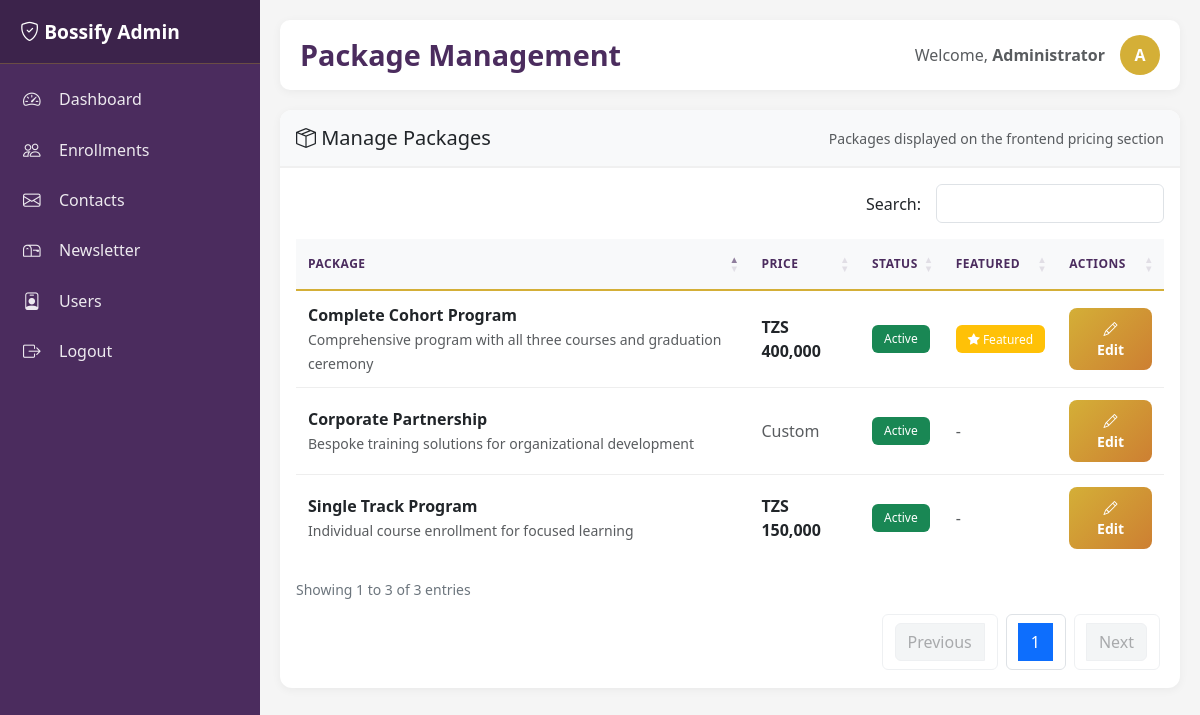
Screenshot of /admin/packages.php (signed in) with the database file from the repository.
### tables this page shows
CREATE TABLE IF NOT EXISTS packages (
    id INT AUTO_INCREMENT PRIMARY KEY,
    package_key VARCHAR(50) NOT NULL UNIQUE,
    title VARCHAR(255) NOT NULL,
    price DECIMAL(10, 2) NOT NULL,
    currency VARCHAR(10) DEFAULT 'TZS',
    description TEXT,
    features TEXT,  
    is_featured BOOLEAN DEFAULT FALSE,
    is_active BOOLEAN DEFAULT TRUE,
    display_order INT DEFAULT 0,
    button_text VARCHAR(100) DEFAULT 'Enroll Now',
    created_at TIMESTAMP DEFAULT CURRENT_TIMESTAMP,
    updated_at TIMESTAMP DEFAULT CURRENT_TIMESTAMP ON UPDATE CURRENT_TIMESTAMP,
    INDEX idx_package_key (package_key),
    INDEX idx_is_active (is_active),
    INDEX idx_display_order (display_order)
);

### admin/packages.php (the view, shortened to what this page needs)
<?php
$page_title = 'Package Management';
$db = getDB();
try {
    $stmt = $db->query("SELECT * FROM packages ORDER BY display_order ASC");
    $packages = $stmt->fetchAll();
    $packages = array_map(function($p) {
        $p['features'] = json_decode($p['features'], true) ?: [];
        return $p;
    }, $packages);
} catch (PDOException $e) {
    if ($e->getCode() == '42S02') {
        $packages = [];
        $message = '<div class="alert alert-warning"><strong>Database Setup Required:</strong> The packages table does not exist. <a href="setup_tables.php" class="btn btn-sm btn-primary">Run Setup Script</a> or <a href="../config/content_management.sql" download>Download SQL File</a> to create it manually.</div>';
    } else {
        throw $e;
    }
}
include 'includes/header.php';
?>
<div class="row">
    <div class="col-12">
        <div class="data-table">
            <div class="p-3 border-bottom d-flex justify-content-between align-items-center">
                <h5 class="mb-0"><i class="bi bi-box-seam"></i> Manage Packages</h5>
                <span class="text-muted small">Packages displayed on the frontend pricing section</span>
            </div>
            <div class="table-responsive">
                <table class="table mb-0 dataTable" id="packagesTable">
                    <thead>
                        <tr>
                            <th>Package</th>
                            <th>Price</th>
                            <th>Status</th>
                            <th>Featured</th>
                            <th>Actions</th>
                        </tr>
                    </thead>
                    <tbody>
                        <?php foreach ($packages as $pkg): ?>
                        <tr>
                            <td>
                                <strong><?php echo htmlspecialchars($pkg['title']); ?></strong><br>
                                <small class="text-muted"><?php echo htmlspecialchars($pkg['description']); ?></small>
                            </td>
                            <td>
                                <?php if ($pkg['price'] > 0): ?>
                                    <strong><?php echo $pkg['currency']; ?> <?php echo number_format($pkg['price']); ?></strong>
                                <?php else: ?>
                                    <span class="text-muted">Custom</span>
                                <?php endif; ?>
                            </td>
                            <td>
                                <span class="badge bg-<?php echo $pkg['is_active'] ? 'success' : 'secondary'; ?>">
                                    <?php echo $pkg['is_active'] ? 'Active' : 'Inactive'; ?>
                                </span>
                            </td>
                            <td>
                                <?php if ($pkg['is_featured']): ?>
                                    <span class="badge bg-warning"><i class="bi bi-star-fill"></i> Featured</span>
                                <?php else: ?>
                                    <span class="text-muted">-</span>
                                <?php endif; ?>
                            </td>
                            <td>
                                <button class="btn btn-sm btn-primary" data-bs-toggle="modal" data-bs-target="#editModal<?php echo $pkg['id']; ?>">
                                    <i class="bi bi-pencil"></i> Edit
                                </button>
                            </td>
                        </tr>
                        <?php endforeach; ?>
                    </tbody>
                </table>
            </div>
        </div>
    </div>
</div>
<?php include 'includes/footer.php'; ?>

### admin/includes/header.php (shortened to what this page needs)
<!DOCTYPE html>
<html lang="en">
<head>
    <link href="https://cdn.jsdelivr.net/npm/bootstrap@5.3.0/dist/css/bootstrap.min.css" rel="stylesheet">
    <link href="https://cdn.jsdelivr.net/npm/bootstrap-icons@1.10.0/font/bootstrap-icons.css" rel="stylesheet">
    <link href="https://cdn.datatables.net/1.13.7/css/dataTables.bootstrap5.min.css" rel="stylesheet">
    <link href="https://cdn.datatables.net/buttons/2.4.2/css/buttons.bootstrap5.min.css" rel="stylesheet">
</head>
<body>
    <div class="sidebar" id="sidebar">
        <div class="sidebar-header">
            <h4><i class="bi bi-shield-check"></i> Bossify Admin</h4>
        </div>
        <nav class="sidebar-nav">
            <a href="dashboard.php" class="<?php echo basename($_SERVER['PHP_SELF']) == 'dashboard.php' ? 'active' : ''; ?>">
                <i class="bi bi-speedometer2"></i> Dashboard
            </a>
            <a href="enrollments.php" class="<?php echo basename($_SERVER['PHP_SELF']) == 'enrollments.php' ? 'active' : ''; ?>">
                <i class="bi bi-people"></i> Enrollments
            </a>
            <a href="contacts.php" class="<?php echo basename($_SERVER['PHP_SELF']) == 'contacts.php' ? 'active' : ''; ?>">
                <i class="bi bi-envelope"></i> Contacts
            </a>
            <a href="newsletter.php" class="<?php echo basename($_SERVER['PHP_SELF']) == 'newsletter.php' ? 'active' : ''; ?>">
                <i class="bi bi-mailbox"></i> Newsletter
            </a>
            <a href="users.php" class="<?php echo basename($_SERVER['PHP_SELF']) == 'users.php' ? 'active' : ''; ?>">
                <i class="bi bi-person-badge"></i> Users
            </a>
            <a href="logout.php">
                <i class="bi bi-box-arrow-right"></i> Logout
            </a>
        </nav>
    </div>
    <div class="main-content">
        <div class="top-bar">
            <h1 class="page-title"><?php echo isset($page_title) ? $page_title : 'Dashboard'; ?></h1>
            <div class="user-info">
                <span class="text-muted">Welcome, <strong><?php echo htmlspecialchars($_SESSION['admin_name'] ?? $_SESSION['admin_username']); ?></strong></span>
                <div class="user-avatar">
                    <?php echo strtoupper(substr($_SESSION['admin_name'] ?? $_SESSION['admin_username'], 0, 1)); ?>
                </div>
            </div>
        </div>

### admin/includes/footer.php (shortened to what this page needs)
    </div>
</body>
</html>

### admin/includes/header.php (style rules this page uses)
:root { --primary-color: #4B2C5E; --accent-color: #D4AF37; --sidebar-width: 260px; }
body { font-family: 'Segoe UI', Tahoma, Geneva, Verdana, sans-serif; background: #f5f5f5; }
.sidebar { position: fixed; top: 0; left: 0; height: 100vh; width: var(--sidebar-width); background: var(--primary-color); color: white; padding: 0; z-index: 1000; overflow-y: auto; transition: transform 0.3s ease; }
.sidebar-header { padding: 20px; background: rgba(0,0,0,0.2); border-bottom: 1px solid rgba(212, 175, 55, 0.3); }
.sidebar-header h4 { margin: 0; font-size: 1.2rem; font-weight: 600; }
.sidebar-nav { padding: 10px 0; }
.sidebar-nav a { color: rgba(255,255,255,0.9); text-decoration: none; padding: 12px 20px; display: flex; align-items: center; transition: all 0.3s; border-left: 3px solid transparent; }
.sidebar-nav a i { width: 24px; margin-right: 12px; font-size: 1.1rem; }
.main-content { margin-left: var(--sidebar-width); padding: 20px; min-height: 100vh; }
.top-bar { background: white; padding: 15px 20px; border-radius: 10px; margin-bottom: 20px; box-shadow: 0 2px 10px rgba(0,0,0,0.05); display: flex; justify-content: space-between; align-items: center; }
.page-title { margin: 0; font-size: 1.8rem; font-weight: 600; color: var(--primary-color); }
.user-info { display: flex; align-items: center; gap: 15px; }
.user-avatar { width: 40px; height: 40px; border-radius: 50%; background: var(--accent-color); display: flex; align-items: center; justify-content: center; color: white; font-weight: bold; }
.data-table { background: white; border-radius: 12px; overflow: hidden; box-shadow: 0 2px 10px rgba(0,0,0,0.05); margin-bottom: 1.5rem; }
.data-table .border-bottom { border-bottom: 2px solid #f0f0f0 !important; }
.btn { border-radius: 0.5rem; font-weight: 500; transition: all 0.2s ease; }
.badge { padding: 0.5rem 0.75rem; font-weight: 500; border-radius: 0.375rem; }
.table { margin-bottom: 0; }
.data-table .p-3 { background: #f8f9fa; }
.table thead { background: #f8f9fa; color: var(--primary-color); }
.table thead th { border: none; padding: 15px; font-weight: 600; text-transform: uppercase; font-size: 0.75rem; letter-spacing: 0.5px; border-bottom: 2px solid var(--accent-color); }
.table tbody td { padding: 15px; vertical-align: middle; border-bottom: 1px solid #eee; }
.table tbody tr:last-child td { border-bottom: none; }
.table tbody tr { transition: background-color 0.2s ease; }
.btn-primary { background: linear-gradient(135deg, var(--accent-color) 0%, #CD7F32 100%); border: none; padding: 10px 20px; border-radius: 8px; font-weight: 600; }
.dataTable thead th { background-color: #f8f9fa !important; font-weight: 600; color: var(--primary-color); border-bottom: 2px solid var(--accent-color); padding: 1rem 0.75rem; text-transform: uppercase; font-size: 0.75rem; letter-spacing: 0.5px; }
.dataTable tbody td { padding: 0.75rem; vertical-align: middle; }
.table-responsive { border-radius: 0.375rem; overflow: hidden; }

### rows the page displays
packages: title "Single Track Program", description "Individual course enrollment for focused learning", currency "TZS", price "150,000", is_active "Active"
packages: title "Complete Cohort Program", description "Comprehensive program with all three courses and graduation ceremony", currency "TZS", price "400,000", is_active "Active", is_featured 1 (drawn)
packages: title "Corporate Partnership", description "Bespoke training solutions for organizational development", price "Custom", is_active "Active"

### other values shown
$page_title "Package Management"
$_SESSION['admin_name'] "Administrator"
substr($_SESSION['admin_name'] ?? $_SESSION['admin_username'], 0, 1) "A"
